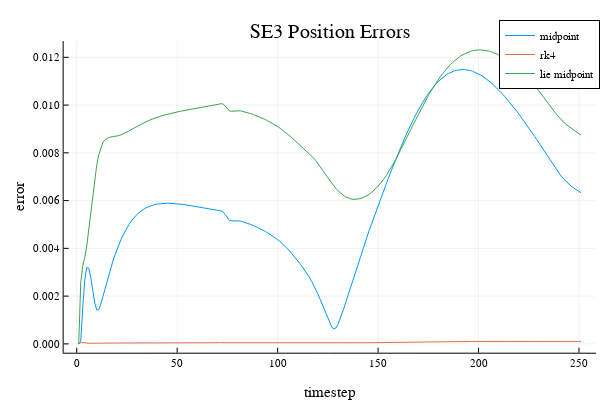

Notebook code for this chart:
### Code cell
plot(err_pos_mid,label = "midpoint")
plot!(err_pos_rk4, label = "rk4")
plot!(err_pos_lie, label = "lie midpoint")
xlabel!("timestep")
ylabel!("error")
title!("SE3 Position Errors")

### Figure 1 — Plotly figure (JSON) as saved in the notebook; plotly's stock layout.template omitted (floating-point values rounded to 4 significant figures; data arrays with more than 128 entries replaced by an {"elided": "..."} marker saying what was removed)
{"data": [{"colorbar": {"title": ""}, "legendgroup": "midpoint", "line": {"color": "rgba(0, 154, 250, 1.000)", "dash": "solid", "shape": "linear", "width": 1}, "mode": "lines", "name": "midpoint", "showlegend": true, "type": "scatter", "x": {"elided": "251 int values"}, "xaxis": "x", "y": {"elided": "251 float values"}, "yaxis": "y", "zmax": null, "zmin": null}, {"colorbar": {"title": ""}, "legendgroup": "rk4", "line": {"color": "rgba(227, 111, 71, 1.000)", "dash": "solid", "shape": "linear", "width": 1}, "mode": "lines", "name": "rk4", "showlegend": true, "type": "scatter", "x": {"elided": "251 int values"}, "xaxis": "x", "y": {"elided": "251 float values"}, "yaxis": "y", "zmax": null, "zmin": null}, {"colorbar": {"title": ""}, "legendgroup": "lie midpoint", "line": {"color": "rgba(62, 164, 78, 1.000)", "dash": "solid", "shape": "linear", "width": 1}, "mode": "lines", "name": "lie midpoint", "showlegend": true, "type": "scatter", "x": {"elided": "251 int values"}, "xaxis": "x", "y": {"elided": "251 float values"}, "yaxis": "y", "zmax": null, "zmin": null}], "layout": {"annotations": [{"font": {"color": "rgba(0, 0, 0, 1.000)", "family": "sans-serif", "size": 20}, "rotation": 0, "showarrow": false, "text": "SE3 Position Errors", "x": 0.5498, "xanchor": "center", "xref": "paper", "y": 1, "yanchor": "top", "yref": "paper"}], "height": 400, "legend": {"bgcolor": "rgba(255, 255, 255, 1.000)", "bordercolor": "rgba(0, 0, 0, 1.000)", "borderwidth": 1, "font": {"color": "rgba(0, 0, 0, 1.000)", "family": "sans-serif", "size": 11}, "title": {"font": {"color": "rgba(0, 0, 0, 1.000)", "family": "sans-serif", "size": 15}, "text": ""}, "tracegroupgap": 0, "traceorder": "normal", "x": 1, "xanchor": "auto", "y": 1, "yanchor": "auto"}, "margin": {"b": 20, "l": 0, "r": 0, "t": 20}, "paper_bgcolor": "rgba(255, 255, 255, 1.000)", "plot_bgcolor": "rgba(255, 255, 255, 1.000)", "showlegend": true, "width": 600, "xaxis": {"anchor": "y", "domain": [0.1061, 0.9934], "gridcolor": "rgba(0, 0, 0, 0.100)", "gridwidth": 0.5, "linecolor": "rgba(0, 0, 0, 1.000)", "mirror": false, "range": [-6.5, 258.5], "showgrid": true, "showline": true, "showticklabels": true, "tickangle": 0, "tickcolor": "rgb(0, 0, 0)", "tickfont": {"color": "rgba(0, 0, 0, 1.000)", "family": "sans-serif", "size": 11}, "tickmode": "array", "ticks": "inside", "ticktext": ["0", "50", "100", "150", "200", "250"], "tickvals": [0, 50, 100, 150, 200, 250], "title": "timestep", "titlefont": {"color": "rgba(0, 0, 0, 1.000)", "family": "sans-serif", "size": 15}, "type": "-", "visible": true, "zeroline": false, "zerolinecolor": "rgba(0, 0, 0, 1.000)"}, "yaxis": {"anchor": "x", "domain": [0.07581, 0.9415], "gridcolor": "rgba(0, 0, 0, 0.100)", "gridwidth": 0.5, "linecolor": "rgba(0, 0, 0, 1.000)", "mirror": false, "range": [-0.0003694, 0.01268], "showgrid": true, "showline": true, "showticklabels": true, "tickangle": 0, "tickcolor": "rgb(0, 0, 0)", "tickfont": {"color": "rgba(0, 0, 0, 1.000)", "family": "sans-serif", "size": 11}, "tickmode": "array", "ticks": "inside", "ticktext": ["0.000", "0.002", "0.004", "0.006", "0.008", "0.010", "0.012"], "tickvals": [0, 0.002, 0.004, 0.006, 0.008, 0.01, 0.012], "title": "error", "titlefont": {"color": "rgba(0, 0, 0, 1.000)", "family": "sans-serif", "size": 15}, "type": "-", "visible": true, "zeroline": false, "zerolinecolor": "rgba(0, 0, 0, 1.000)"}}}
